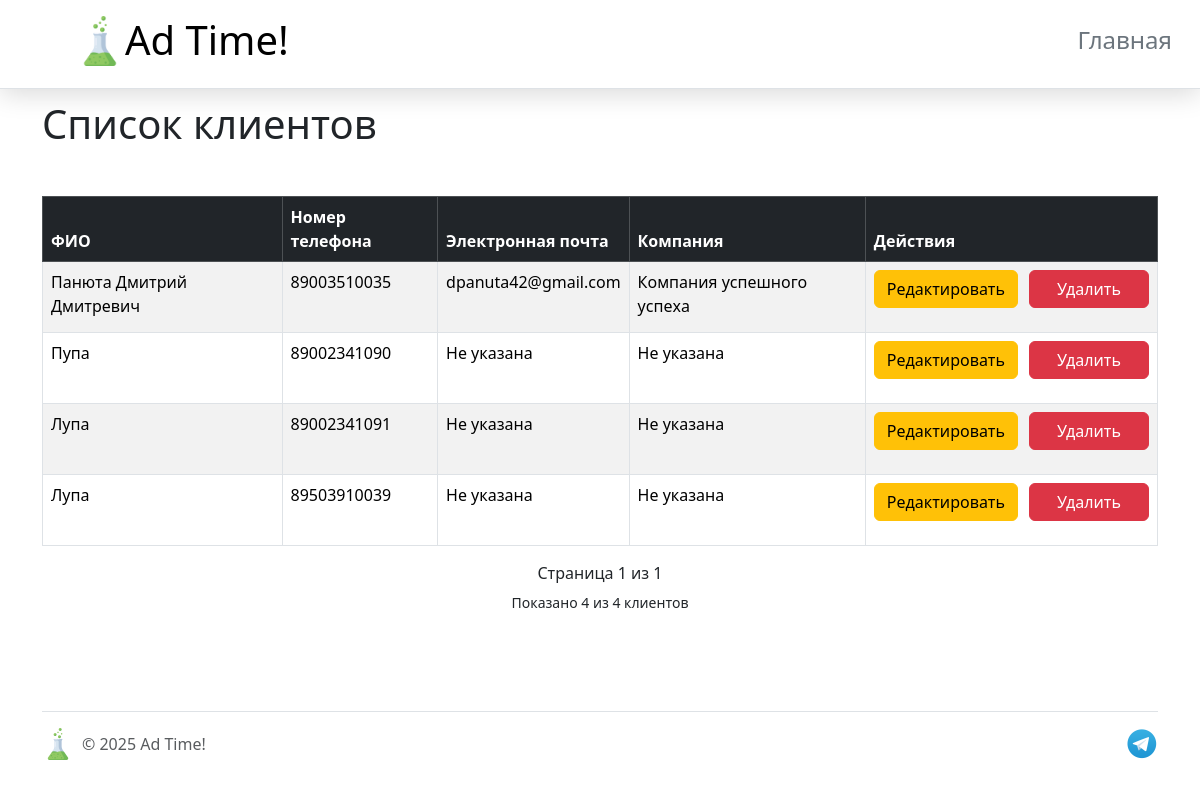
Page /list-customers on the earlier database version.
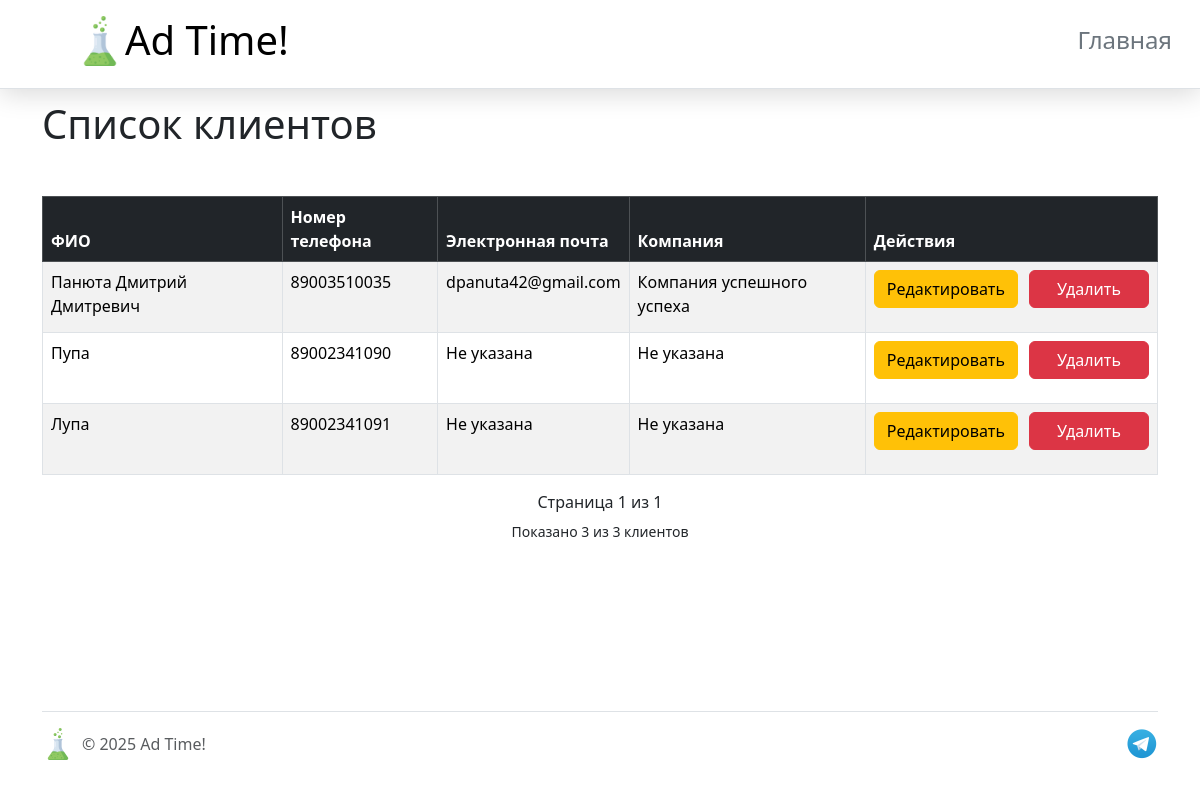
Same page on the later database version.
### models.py (models this page shows, shortened)
class Customer(db.Model):
    __tablename__ = 'customers'
    id = db.Column(db.Integer, primary_key=True)
    name = db.Column(db.String(125), nullable=False)
    date_of_birth = db.Column(db.Date)
    phone_number = db.Column(
        db.String(11), nullable=False, unique=True)
    email = db.Column(db.String(100))
    company = db.Column(db.String(100))

### app.py (the view)
@app.route('/list-customers')
def list_customers():
    page = request.args.get('page', 1, type=int)
    customers = Customer.query.paginate(
        page=page,
        per_page=10,
        error_out=False
    )
    app.logger.info(
        f"The page with customers has been loaded. Page {page}, total pages: {customers.pages}")
    return render_template('list_customers.html', customers=customers)

### templates/list_customers.html (shortened to what this page needs)
{% extends 'base.html' %}
{% block content %}
<h1>Список клиентов</h1>
{% if customers %}
<table class="table mt-5 table-bordered table-striped table-hover">
    <thead class="table-dark">
        <tr>
            <th>ФИО</th>
            <th>Номер телефона</th>
            <th>Электронная почта</th>
            <th>Компания</th>
            <th>Действия</th>
        </tr>
    </thead>
    <tbody>
        {% for customer in customers %}
        <tr>
            <td>{{ customer.name }}</td>
            <td>{{ customer.phone_number }}</td>
            <td>{% if customer.email %}
                    {{ customer.email }}
                {% else %}
                    Не указана
                {% endif %}
            </td>
            <td>{% if customer.company %}
                    {{ customer.company }}
                {% else %}
                    Не указана
                {% endif %}</td>
            <td class="text-center">
                <div class="btn-group" role="group">
                    <a href="{{ url_for('update_customer', customer_id=customer.id) }}" class="btn btn-warning rounded">Редактировать</a>
                    <a href="{{ url_for('delete_customer', customer_id=customer.id) }}"
                    class="btn btn-danger rounded"
                    onclick="return confirm('Вы уверены, что хотите удалить этого клиента?')">Удалить</a>
                </div>
            </td>
        </tr>
        {% endfor %}
        </html>
    <div style="margin-top: 20px; text-align: center;">
        <span style="position: relative;margin: 0 20px; top: -5px">Страница {{ customers.page }} из {{ customers.pages }}</span>
    </div>
    <p style="text-align: center">
        <small>Показано {{ customers.items|length }} из {{ customers.total }} клиентов</small>
    </p>
{% else %}
    <div class="alert alert-info mt-4">
        <p class="mb-0">На данный момент в базе нет ни одного клиента. <a href="{{ url_for('add_customer') }}" class="alert-link">Добавить нового клиента</a>.</p>
    </div>
    {% endif %}
{% endblock %}

### templates/base.html (shortened to what this page needs)
<!DOCTYPE html>
<html lang="en">
<head>
    <link rel="stylesheet" href="{{ url_for('static', filename='css/main.css') }}">
    <link href="https://cdn.jsdelivr.net/npm/bootstrap@5.3.8/dist/css/bootstrap.min.css" rel="stylesheet">
</head>
<body>
    <div class="page">
        <div class="container">
            <header class="d-flex flex-wrap align-items-center justify-content-center justify-content-md-between py-3 mb-4 border-bottom">
                <div class="col-md-3 mb-2 mb-md-0">
                    <a href="/" class="d-inline-flex link-body-emphasis text-decoration-none">
                        <img class="header_img" src="{{ url_for('static', filename='img/flask_one.png')}}" alt="law">
                        <span class="header_text" style="max-height: 50px; width: auto;"><h1>Ad Time!</h1></span>
                    </a>
                </div>
                <ul class="nav col-12 col-md-auto mb-2 justify-content-center mb-md-0">
                    <li><a href="{{ url_for('index')}}" class="nav-link px-2 link-secondary"><h4>Главная</h4></a></li>
                </ul>
            </header>
        </div>
        <main class="content">
            <div class="container">
                {% block content %}{% endblock %}
        <div class="container">
            <footer class="d-flex flex-wrap justify-content-between align-items-center py-3 my-4 border-top">
                <div class="col-md-4 d-flex align-items-center">
                    <a href="/" class="mb-3 me-2 mb-md-0 text-body-secondary text-decoration-none lh-1" aria-label="Bootstrap">
                        <img class="footer_img" src="{{ url_for('static', filename='img/flask_one.png')}}" alt="law">
                    </a>
                    <span class="mb-3 mb-md-0 text-body-secondary">© 2025 Ad Time!</span>
                </div>
                <ul class="nav col-md-4 justify-content-end list-unstyled d-flex">
                    <li class="ms-3">
                        <a class="text-body-secondary" href="https://t.me/amidamaru_soul" aria-label="Telegram">
                            <img class="footer_tg_img" src="{{ url_for('static', filename='img/Telegram_Messenger.png')}}" alt="Telegram">
                        </a>
                    </li>
                </ul>
            </footer>
        </div>
</body>
</html>

### static/css/main.css (style rules this page uses)
header { position: fixed; top: 0; left: 0; width: 100%; padding: 0px 20px 0px 75px; z-index: 1000; background-color: #fff; box-shadow: 0 5px 25px rgba(0, 0, 0, 0.15); }
.header_img { max-height: 50px; width: auto; }
.footer_img { height: 32px; width: 32px; }
.footer_tg_img { height: 32px; width: 32px; }
.page { display: flex; flex-direction: column; min-height: 100vh; }
.content { flex: 1 0 auto; padding: 100px 0 20px 0; }
body { margin: 0; padding: 0; }
.btn { margin-bottom: 16px; }
.btn-group { display: flex; justify-content: center; gap: 12px; }
.btn { padding: 8px 16px; font-size: 1rem; min-width: 120px; }

Differences in the rows shown:
removed Customer: name "Лупа", phone_number "89503910039", email "Не указана", company "Не указана"
Other differences:
{{ customers.items|length }}: "4" → "3"
{{ customers.total }}: "4" → "3"
